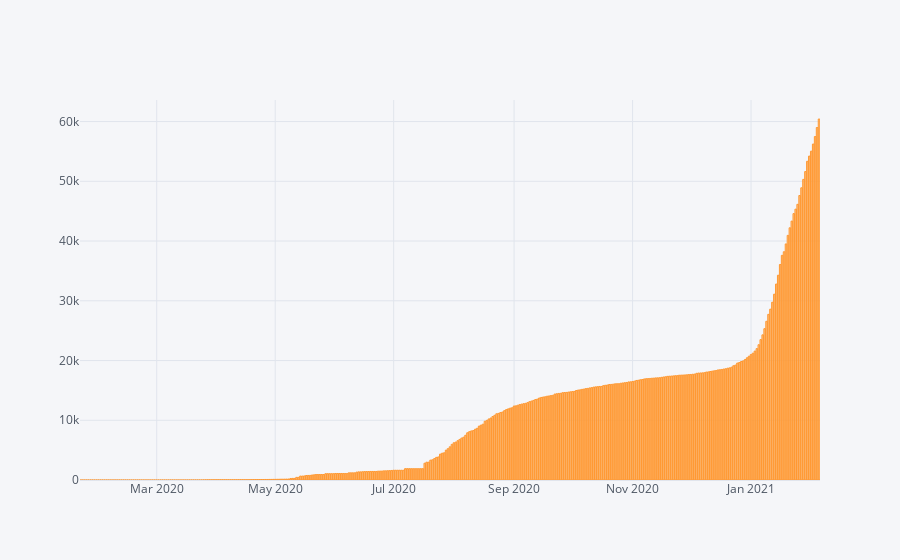

Notebook code cell kept with this figure:
### Markdown cell above
### Plotting/ Visualization

### Code cell
confirmed.iplot(kind='bar', x='Date', y='Confirmed')

### Figure 1 — Plotly figure (JSON) as saved in the notebook; plotly's stock layout.template omitted (floating-point values rounded to 4 significant figures; data arrays with more than 128 entries replaced by an {"elided": "..."} marker saying what was removed)
{"data": [{"marker": {"color": "rgba(255, 153, 51, 0.6)", "line": {"color": "rgba(255, 153, 51, 1.0)", "width": 1}}, "name": "Confirmed", "orientation": "v", "text": "", "type": "bar", "x": {"elided": "381 str values"}, "y": {"elided": "381 int values"}}], "layout": {"legend": {"bgcolor": "#F5F6F9", "font": {"color": "#4D5663"}}, "paper_bgcolor": "#F5F6F9", "plot_bgcolor": "#F5F6F9", "title": {"font": {"color": "#4D5663"}}, "xaxis": {"gridcolor": "#E1E5ED", "showgrid": true, "tickfont": {"color": "#4D5663"}, "title": {"font": {"color": "#4D5663"}, "text": ""}, "zerolinecolor": "#E1E5ED"}, "yaxis": {"gridcolor": "#E1E5ED", "showgrid": true, "tickfont": {"color": "#4D5663"}, "title": {"font": {"color": "#4D5663"}, "text": ""}, "zerolinecolor": "#E1E5ED"}}}
